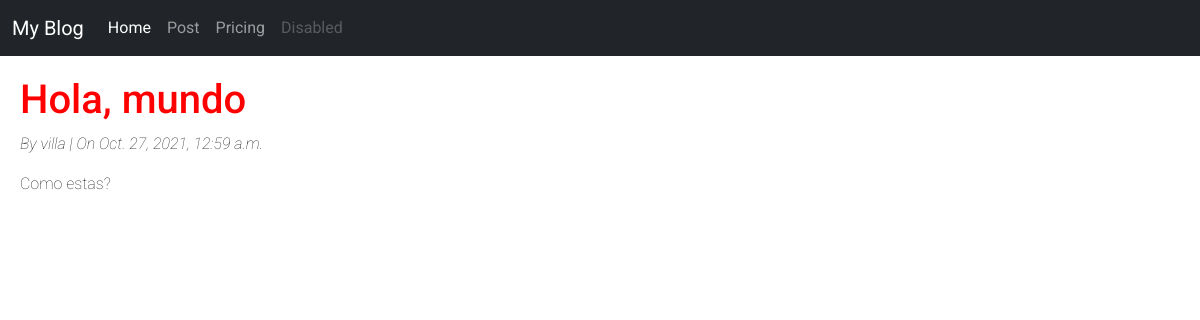
The app's page /post/2/ with its own data.
### blog/models.py (models this page shows, shortened)
class Post(models.Model):
    title = models.CharField(max_length=200)
    author = models.ForeignKey(
        'auth.User',
        on_delete=models.CASCADE
    )
    body = models.TextField()
    created_at = models.DateTimeField(auto_now_add=True)

### blog/views.py (the view)
# urls.py: path('post/<int:pk>/', BlogDetailView.as_view(), name= 'post_detail'),
class BlogDetailView(DetailView):
    model = Post
    template_name = "post_detail.html"

### templates/post_detail.html (shortened to what this page needs)
{% extends 'base.html' %}
{% block content %}
    <h1>{{ post.title}}</h1>
    <p id="subtitle">By {{ post.author }} | On {{ post.created_at }}</p>
    <p>{{ post.body }}</p>
{% endblock content %}

### static/css/base.css (style rules this page uses)
body { font-family: 'Roboto', sans-serif; }
h1 { color: red; }
p { font-weight: 100; }
#subtitle { font-weight: 100; font-style: italic; }

### records on screen
Post: title "Hola, mundo", author "villa", created_at "Oct. 27, 2021, 12:59 a.m.", body "Como estas?"
